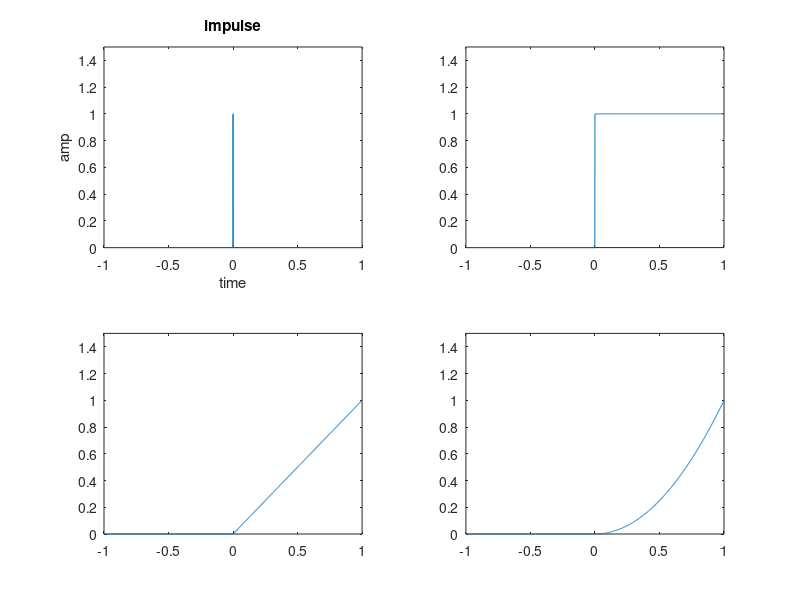

Recreate this plot in MATLAB.
%generation of elementary fuction 
%unit impulse
clc;clear;close all;
t=-1:0.001:1;
impulse=[zeros(1,1000),ones(1,1),zeros(1,1000)];
subplot(2,2,1);plot(t,impulse);
xlabel('time');ylabel('amp');
title('impulse');
axis([-1 1 0 1.5]);
%unit step
t=-1:0.001:1;
impulse=[zeros(1,1000),ones(1,1),ones(1,1000)];
subplot(2,2,2);plot(t,impulse);
axis([-1 1 0 1.5]);
%unit ramp
t=-1:0.001:1;
impulse=(t.*[zeros(1,1000),ones(1,1),ones(1,1000)]);
subplot(2,2,3);plot(t,impulse);
axis([-1 1 0 1.5]);
%Unit Parabola
t=-1:0.001:1;
impulse=(t.*t).*[zeros(1,1000),ones(1,1),ones(1,1000)];
subplot(2,2,4);plot(t,impulse);
axis([-1 1 0 1.5]);
